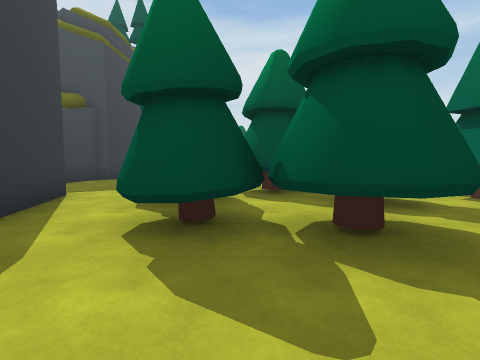
[1] (above)

21 first-person views from a walk through a 3-D level made in the Unity game engine. The camera is 1.3 m above the floor, tilts 4° down and sees 85° across. The floor is counted in squares, 1.8 m on a side. Each view is taken from the middle of a square. On the plan, view 1 faces up. The plan holds only what a view shows up to about 9 squares ahead; the rest is blank. The place goes on beyond the plan. The player character is not drawn.

[2]
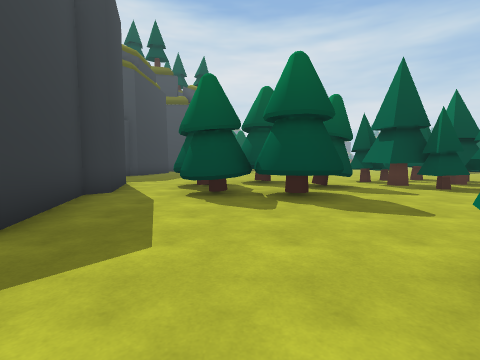

[3]
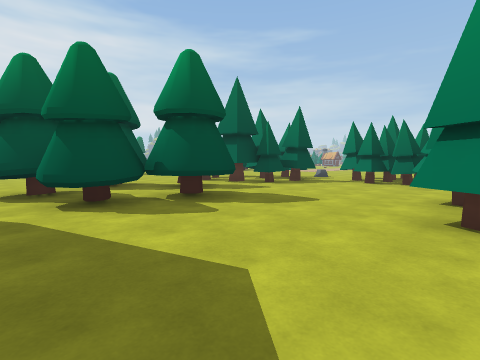

[4]
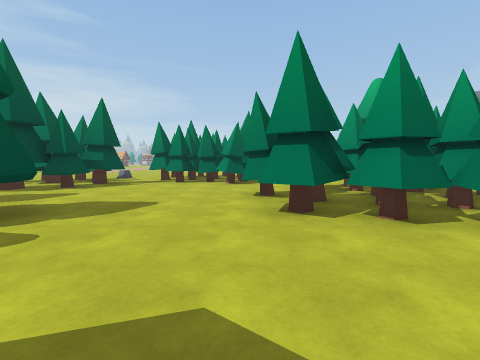

[5]
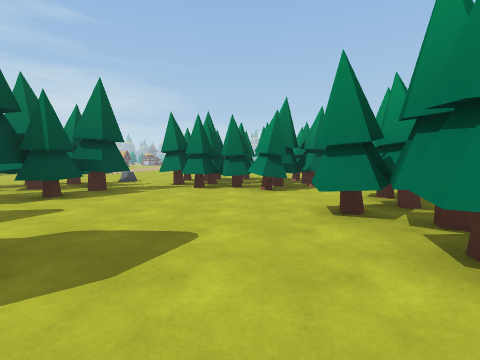

[6]
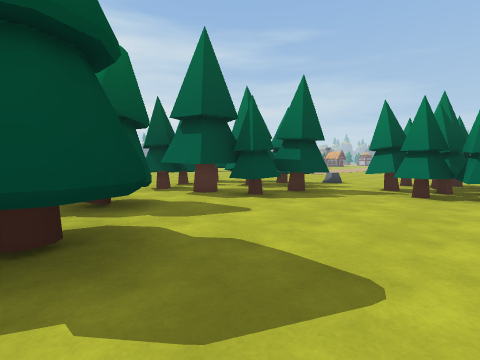

[7]
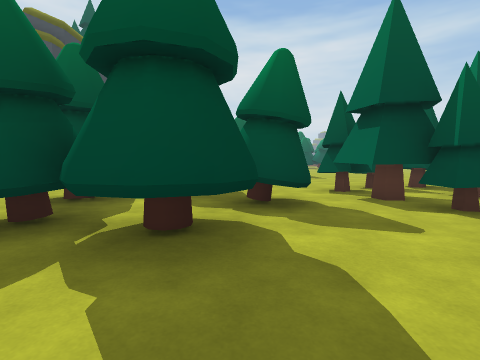

[8]
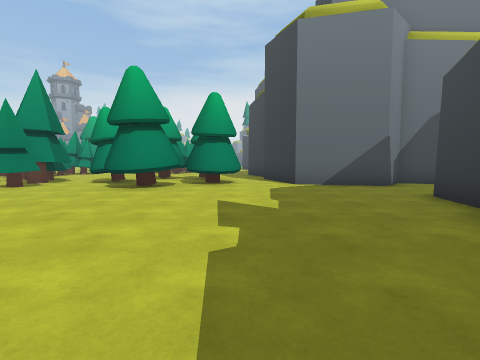

[9]
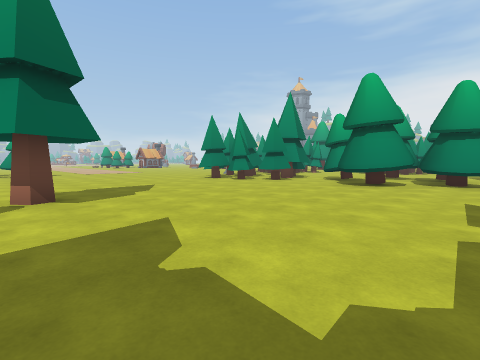

[10]
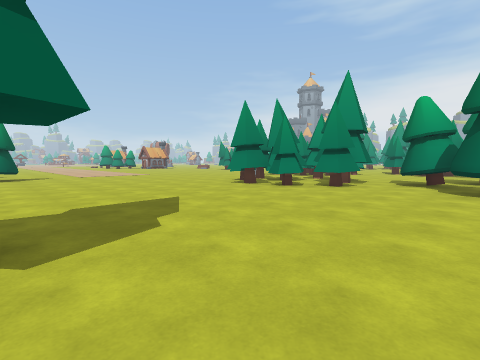

[11]
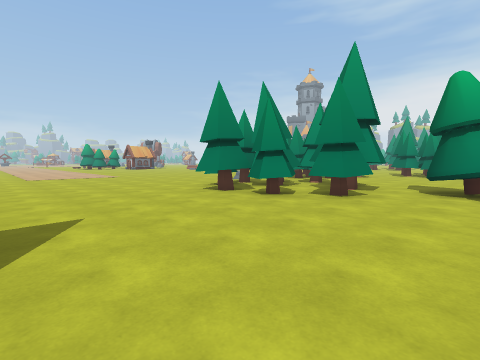

[12]
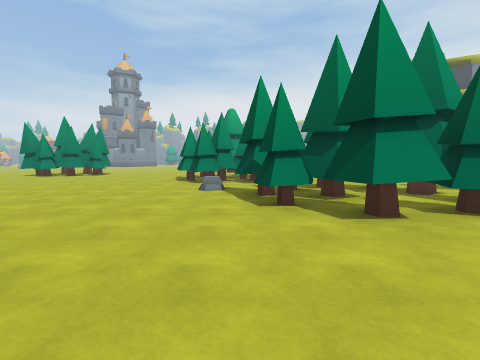

[13]
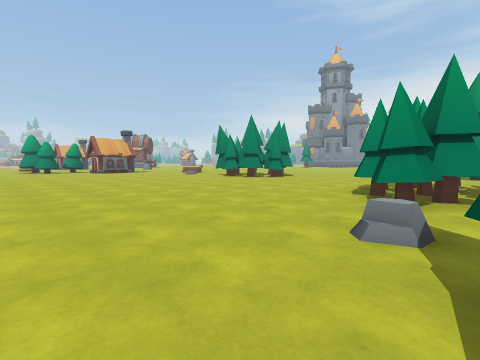

[14]
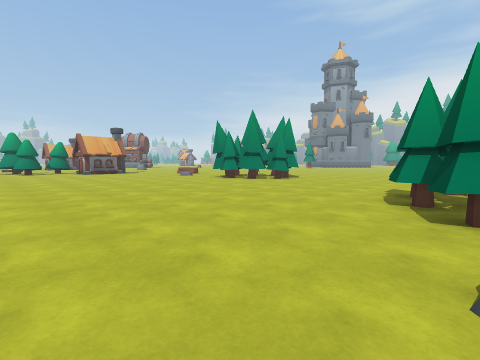

[15]
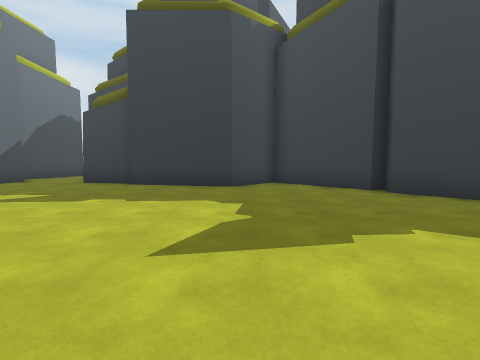

[16]
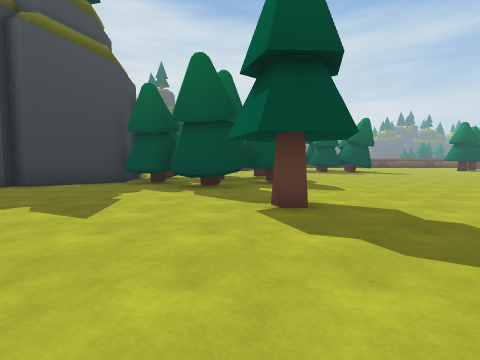

[17]
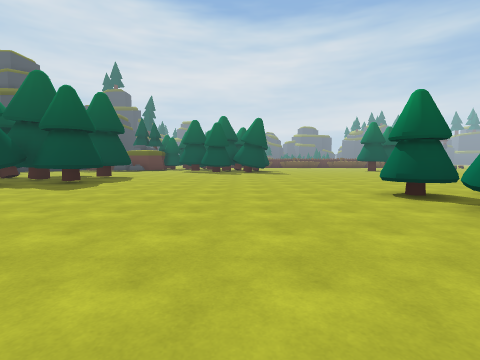

[18]
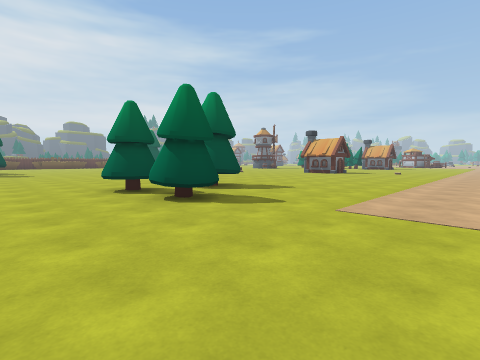

[19]
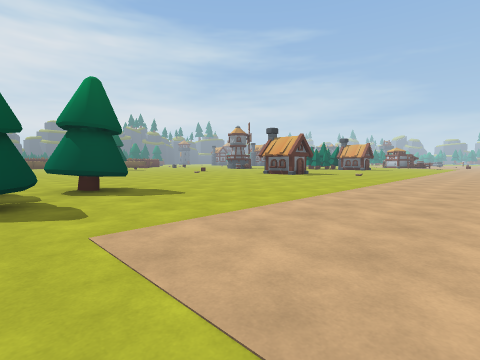

[20]
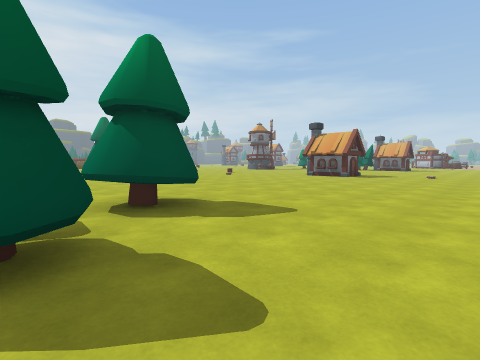

[21]
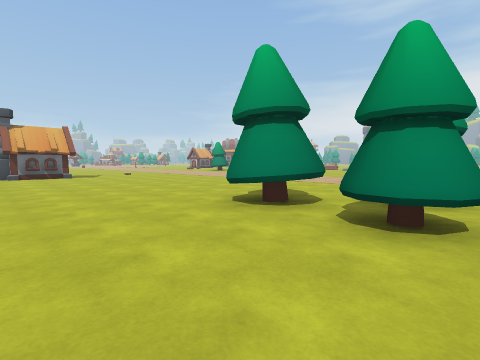

### Floor plan
Key: @ floor where view 1 was taken; # wall or solid block; . floor; O other object.
Columns run from 8 left of view 1 to 23 right of it. Each row starts with its distance up from view 1.
 19      ####  ###..................
 18     ##..#####...................
 17    ##.....##....................
 16   ##.................OO.O.......
 15   #...................OOOO......
 14   ##........O.........O.........
 13    #..................O.........
 12    #............................
 11   ##............................
 10   #.............................
  9   #.............................
  8  .............OO..... ..........
  7  .......OO..OOOOO...........
  6 ..##...OOOO.OOOOOO............
  5 #####.OOOOOOOOOOOO............
  4     #..O  OO.OOOO.O...........
  3     ##.OOOO...OO.............
  2      #..OOO.....OOO.........
  1      #.........OOOOO.......
  0      #..@......OOOOO......
 -1       ....O.O.OOOOOO.....
 -2       ...OOOO..OOOO ....
 -3         .OOOOO   .. ...
 -4          OOOOOO     ..
 -5           OOO
 -6             OO

Where each view was taken, in squares from view 1:
view 1: 0 up, 0 right, facing up
view 2: 3 down, 0 right, facing up
view 3: 2 down, 2 left, facing up-right
view 4: 1 down, 2 left, facing right
view 5: 0 up, 0 right, facing right
view 6: 0 up, 1 right, facing up-right
view 7: 0 up, 2 right, facing up
view 8: 14 up, 2 left, facing down
view 9: 15 up, 2 left, facing down-right
view 10: 14 up, 1 right, facing down-right
view 11: 12 up, 2 right, facing down-right
view 12: 11 up, 9 right, facing down
view 13: 7 up, 9 right, facing down-right
view 14: 6 up, 10 right, facing down-right
view 15: 14 up, 3 right, facing left
view 16: 10 up, 3 right, facing up
view 17: 10 up, 10 right, facing up
view 18: 9 up, 11 right, facing up-right
view 19: 8 up, 14 right, facing up-right
view 20: 11 up, 14 right, facing up-right
view 21: 19 up, 13 right, facing down-right
